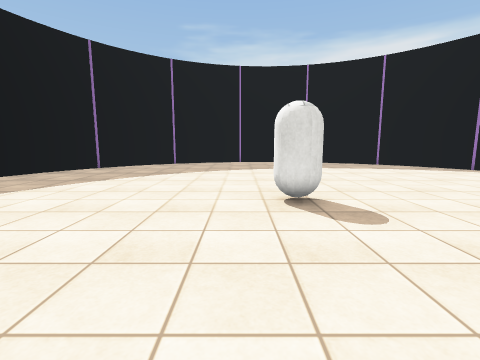
view 1 (above)

14 first-person views from a walk through a scene from a Unity 3-D project. The camera is 1.2 m above the floor, tilts 8° down and sees 85° across. The floor is counted in squares, 1 m on a side. Each view is taken from the middle of a square. On the plan, view 1 faces up. The plan holds only what a view shows up to about 12 squares ahead; the rest is blank. Some surface patterns are stand-ins.

view 2
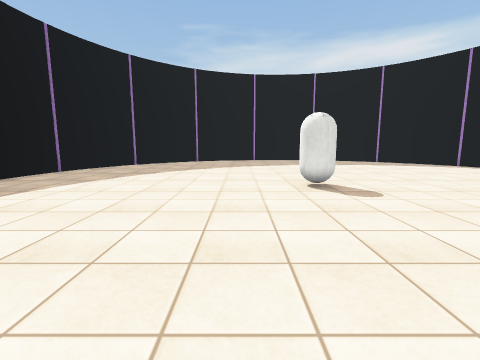

view 3
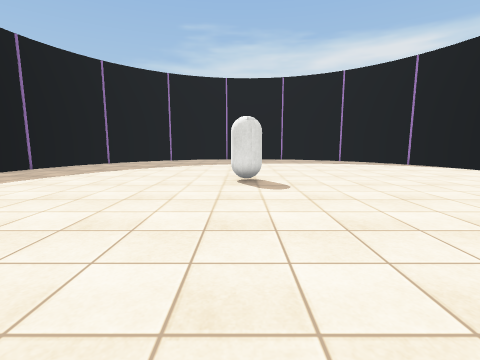

view 4
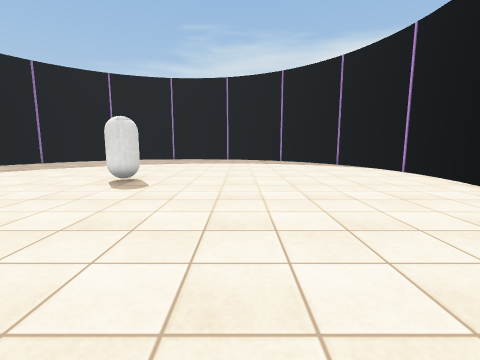

view 5
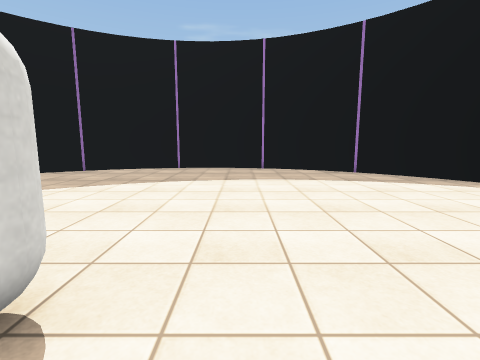

view 6
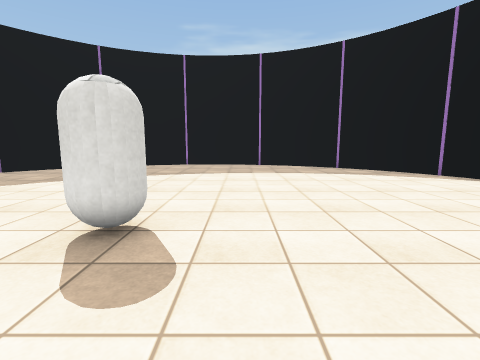

view 7
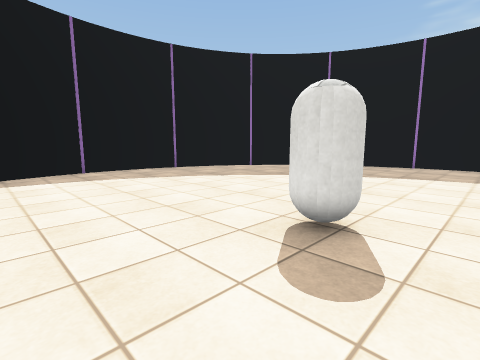

view 8
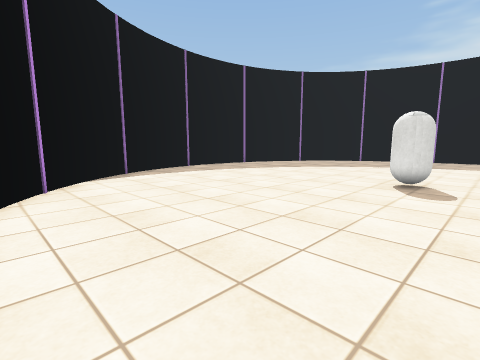

view 9
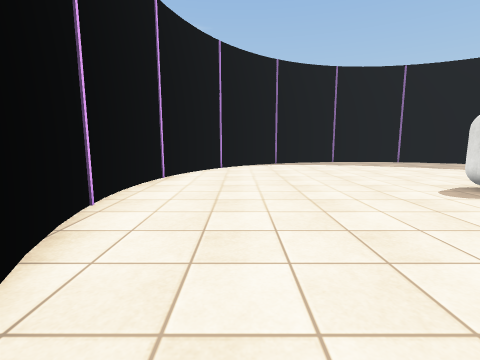

view 10
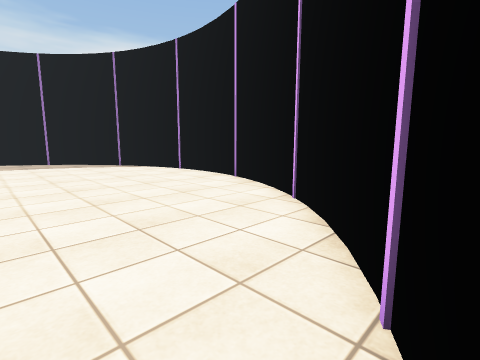

view 11
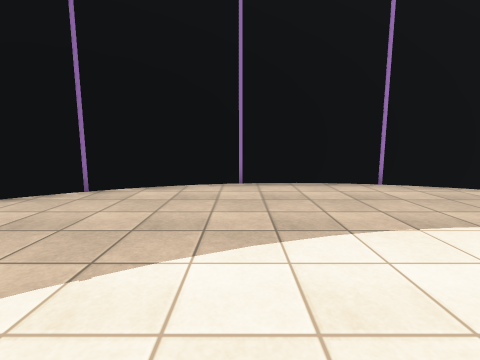

view 12
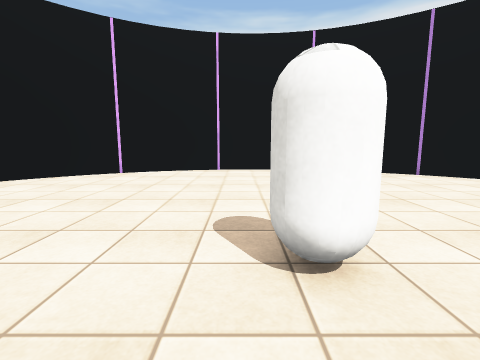

view 13
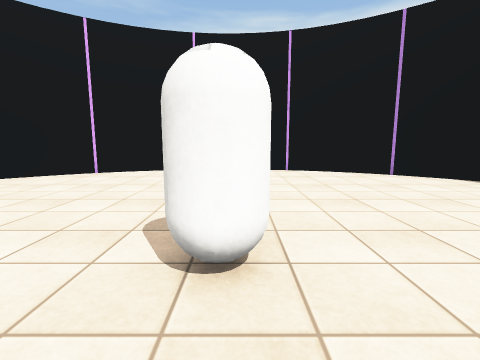

view 14
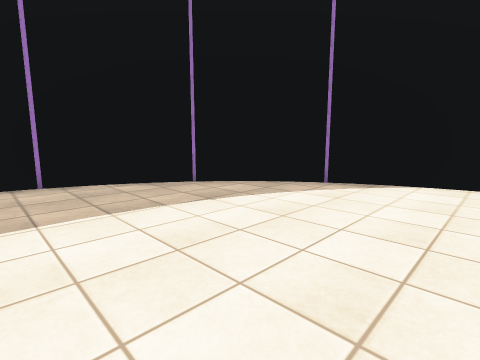

### Floor plan
Points are (right, up) in squares from view 1. A wall is a line through its corners. A room is listed if a view was taken in it or the views show most of it. See-through windows are left out.
Room 1 (views 1, 2, 3, 4, 5, 6, 7, 8, 9, 10, 11, 12, 13, 14)
walls: (-7.2, 12.2) (-7.6, 11.6); (-6.4, 13.3) (-6.9, 12.7); (-2.2, 16.2) (-3.3, 15.8); (-3.2, 15.8) (-4.1, 15.3) (-4.9, 14.7); (-5.7, 14.1) (-6.5, 13.2); (-4.9, 14.8) (-5.8, 13.9); (-7.6, 11.7) (-8.1, 10.6); (-8.4, 9.8) (-8.7, 8.7); (-8.1, 10.7) (-8.5, 9.7); (-1.3, 16.6) (-2.3, 16.2); (-0.3, 16.8) (-1.4, 16.5); (-8.7, 9.1) (-8.9, 7.7); (-8.9, 7.8) (-9, 6.7); (1.8, 16.9) (0.7, 16.9) (-0.4, 16.8); (2.8, 16.8) (1.7, 16.9); (-8.9, 5.6) (-8.8, 4.5); (-9, 6.8) (-8.9, 5.5); (-8.9, 5.1) (-8.6, 3.7) (-8.3, 2.6); (3.8, 16.7) (2.7, 16.9); (4.9, 16.4) (3.7, 16.7); (5.8, 16) (4.7, 16.4); (-8.3, 2.7) (-7.8, 1.6); (6.8, 15.5) (5.7, 16.1); (-7.9, 1.7) (-7.3, 0.8); (7.6, 15) (6.7, 15.6); (-7.6, 1.2) (-6.7, 0); (8.3, 14.4) (7.4, 15.1); (-6.8, 0) (-6.1, -0.8); (9.2, 13.6) (8.3, 14.5); (9.8, 12.8) (9, 13.8); (-6.2, -0.7) (-5.2, -1.6); (-5.4, -1.5) (-4.5, -2.2); (-4.6, -2.1) (-3.6, -2.7); (10.9, 11.1) (10.3, 12.1); (-3.8, -2.6) (-2.7, -3.2); (10.6, 11.8) (9.8, 12.9); (11.3, 10.2) (10.8, 11.2); (-2.8, -3.1) (-1.7, -3.5); (11.6, 9.2) (11.2, 10.3); (-1.9, -3.5) (-0.7, -3.8); (11.9, 7.8) (11.6, 9.3); (-0.8, -3.8) (0.3, -4); (1.2, -4) (2.4, -4); (0.1, -4) (1.4, -4); (12, 6.1) (12, 7.2) (11.8, 8.3); (11.9, 5.1) (12, 6.3); (2.2, -4) (3.4, -3.9); (3.3, -3.9) (4.4, -3.6); (5.3, -3.3) (6.3, -2.9); (4.2, -3.7) (5.4, -3.3); (7.9, -1.8) (8.8, -1.1); (10.6, 1.2) (11.1, 2.2) (11.5, 3.2) (11.7, 4.1) (11.9, 5.2); (10.1, 0.4) (10.6, 1.3); (8.7, -1.2) (9.5, -0.3); (9.4, -0.5) (10.1, 0.5); (6.2, -3) (7.1, -2.4); (6.8, -2.7) (8, -1.8)
objects: other object (1, 5) to (1, 6)

Where each view was taken, in squares from view 1:
view 1: 0 up, 0 right, facing up
view 2: 2 down, 1 left, facing up
view 3: 3 down, 1 right, facing up
view 4: 3 down, 5 right, facing up
view 5: 4 up, 3 right, facing up
view 6: 2 up, 3 right, facing up
view 7: 2 up, 3 right, facing up-left
view 8: 3 down, 3 right, facing up-left
view 9: 1 down, 8 right, facing left
view 10: 3 down, 5 right, facing up-right
view 11: 9 up, 0 right, facing up
view 12: 8 up, 2 right, facing down
view 13: 8 up, 1 right, facing down
view 14: 8 up, 3 right, facing up-right
